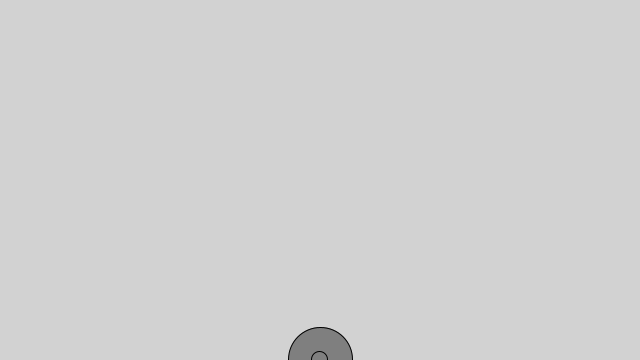
Frame 1 (no input)
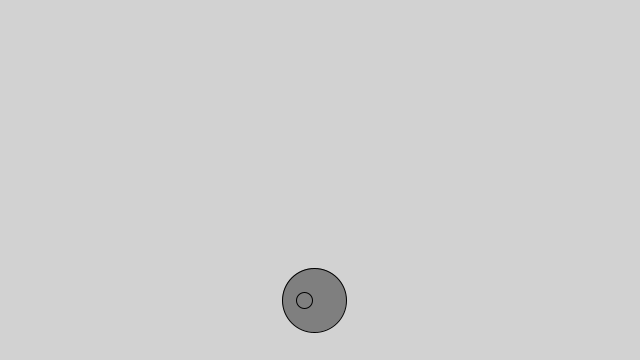
Frame 60 (the mouse pressed at the canvas centre just before this capture)
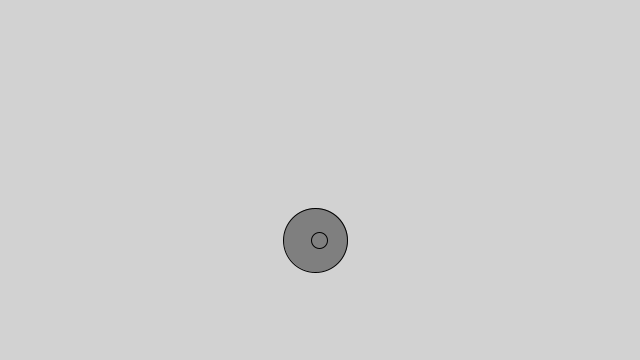
Frame 120 (the mouse held since frame 60 and released just before this capture)

The Processing sketch that drew these frames (run headless with seeded random() and noise(); from frame 60 on, the mouse is pressed at the canvas centre):

// Processing sketch: oop
// ── oop.pde
Bubble b;
Bubble b1;

void setup(){
  size(640, 360);
  b = new Bubble(64);
  b1 = new Bubble(16);
}

void draw(){
  background(210);
  b.ascend();
  b.display();
  b.top();
  
  b1.ascend();
  b1.display();
  b1.top();
}

void keyPressed(){
  if(key == 'c'){
    b.changeColor();
    b1.changeColor();
  }
  
  else if(key == 'p'){
    b.pop();
  }
}

// ── Bubble.pde
class Bubble {

  float x;
  float y;
  float diameter;

  float red;
  float green;
  float blue;
  Bubble(float tempD) {
    x = width/2;
    y = height;
    diameter = tempD;
    fill(127);
  }

  void ascend() {
    y--;
    x += random(-2, 2);
  }

  void display() {
    stroke(0);
    ellipse(x, y, diameter, diameter);
  }

  void changeColor() {
    red = int(random(0, 256));
    green = int(random(0, 256));
    blue = int(random(0, 256));
    fill(red, green, blue);
  }

  void pop() {
    x = x - 500;
  }

  void top(){
    if(y < diameter/2){
      y = diameter/2;
    }
  }
}
